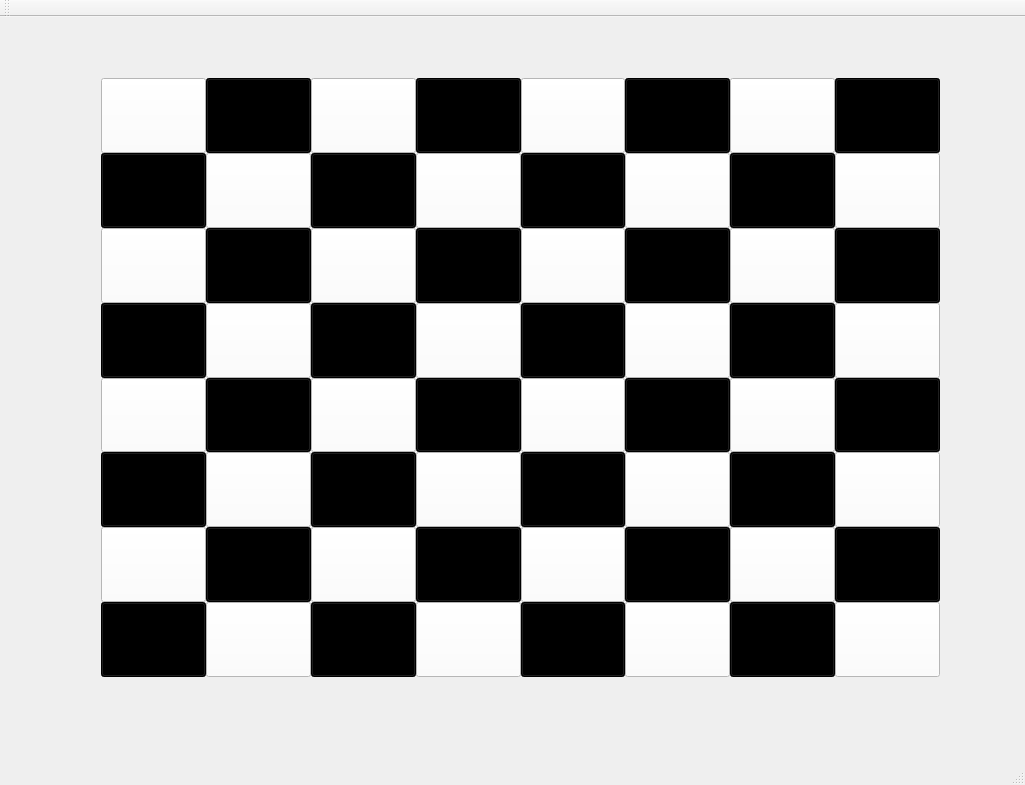
<?xml version="1.0" encoding="UTF-8"?>
<ui version="4.0">
 <class>DEMOOClass</class>
 <widget class="QMainWindow" name="DEMOOClass">
  <property name="geometry">
   <rect>
    <x>0</x>
    <y>0</y>
    <width>1025</width>
    <height>785</height>
   </rect>
  </property>
  <property name="windowTitle">
   <string>DEMOO</string>
  </property>
  <property name="styleSheet">
   <string>QPushButton{
background-color:#FFFFFF


}</string>
  </property>
  <widget class="QWidget" name="centralWidget">
   <widget class="QWidget" name="gridLayoutWidget">
    <property name="geometry">
     <rect>
      <x>90</x>
      <y>50</y>
      <width>861</width>
      <height>621</height>
     </rect>
    </property>
    <layout class="QGridLayout" name="gridLayout_2">
     <property name="spacing">
      <number>0</number>
     </property>
     <item row="6" column="13">
      <widget class="QPushButton" name="pushButton57">
       <property name="sizePolicy">
        <sizepolicy hsizetype="Minimum" vsizetype="Preferred">
         <horstretch>0</horstretch>
         <verstretch>0</verstretch>
        </sizepolicy>
       </property>
       <property name="text">
        <string/>
       </property>
      </widget>
     </item>
     <item row="1" column="11">
      <widget class="QPushButton" name="pushButton15">
       <property name="sizePolicy">
        <sizepolicy hsizetype="Minimum" vsizetype="Preferred">
         <horstretch>0</horstretch>
         <verstretch>0</verstretch>
        </sizepolicy>
       </property>
       <property name="text">
        <string/>
       </property>
      </widget>
     </item>
     <item row="4" column="11">
      <widget class="QPushButton" name="pushButton35">
       <property name="sizePolicy">
        <sizepolicy hsizetype="Minimum" vsizetype="Preferred">
         <horstretch>0</horstretch>
         <verstretch>0</verstretch>
        </sizepolicy>
       </property>
       <property name="text">
        <string/>
       </property>
      </widget>
     </item>
     <item row="8" column="10">
      <widget class="QPushButton" name="pushButton74">
       <property name="sizePolicy">
        <sizepolicy hsizetype="Minimum" vsizetype="Preferred">
         <horstretch>0</horstretch>
         <verstretch>0</verstretch>
        </sizepolicy>
       </property>
       <property name="styleSheet">
        <string notr="true">QPushButton{
background-color:#000000
}</string>
       </property>
       <property name="text">
        <string/>
       </property>
      </widget>
     </item>
     <item row="2" column="10">
      <widget class="QPushButton" name="pushButton24">
       <property name="sizePolicy">
        <sizepolicy hsizetype="Minimum" vsizetype="Preferred">
         <horstretch>0</horstretch>
         <verstretch>0</verstretch>
        </sizepolicy>
       </property>
       <property name="text">
        <string/>
       </property>
      </widget>
     </item>
     <item row="1" column="7">
      <widget class="QPushButton" name="pushButton11">
       <property name="sizePolicy">
        <sizepolicy hsizetype="Minimum" vsizetype="Preferred">
         <horstretch>0</horstretch>
         <verstretch>0</verstretch>
        </sizepolicy>
       </property>
       <property name="text">
        <string/>
       </property>
      </widget>
     </item>
     <item row="7" column="12">
      <widget class="QPushButton" name="pushButton66">
       <property name="sizePolicy">
        <sizepolicy hsizetype="Minimum" vsizetype="Preferred">
         <horstretch>0</horstretch>
         <verstretch>0</verstretch>
        </sizepolicy>
       </property>
       <property name="text">
        <string/>
       </property>
      </widget>
     </item>
     <item row="5" column="10">
      <widget class="QPushButton" name="pushButton44">
       <property name="sizePolicy">
        <sizepolicy hsizetype="Minimum" vsizetype="Preferred">
         <horstretch>0</horstretch>
         <verstretch>0</verstretch>
        </sizepolicy>
       </property>
       <property name="text">
        <string/>
       </property>
      </widget>
     </item>
     <item row="1" column="9">
      <widget class="QPushButton" name="pushButton13">
       <property name="sizePolicy">
        <sizepolicy hsizetype="Minimum" vsizetype="Preferred">
         <horstretch>0</horstretch>
         <verstretch>0</verstretch>
        </sizepolicy>
       </property>
       <property name="text">
        <string/>
       </property>
      </widget>
     </item>
     <item row="4" column="9">
      <widget class="QPushButton" name="pushButton33">
       <property name="sizePolicy">
        <sizepolicy hsizetype="Minimum" vsizetype="Preferred">
         <horstretch>0</horstretch>
         <verstretch>0</verstretch>
        </sizepolicy>
       </property>
       <property name="text">
        <string/>
       </property>
      </widget>
     </item>
     <item row="1" column="6">
      <widget class="QPushButton" name="pushButton10">
       <property name="sizePolicy">
        <sizepolicy hsizetype="Minimum" vsizetype="Preferred">
         <horstretch>0</horstretch>
         <verstretch>0</verstretch>
        </sizepolicy>
       </property>
       <property name="styleSheet">
        <string notr="true">QPushButton{
background-color:#000000
}</string>
       </property>
       <property name="text">
        <string/>
       </property>
      </widget>
     </item>
     <item row="2" column="9">
      <widget class="QPushButton" name="pushButton23">
       <property name="sizePolicy">
        <sizepolicy hsizetype="Minimum" vsizetype="Preferred">
         <horstretch>0</horstretch>
         <verstretch>0</verstretch>
        </sizepolicy>
       </property>
       <property name="styleSheet">
        <string notr="true">QPushButton{
background-color:#000000
}</string>
       </property>
       <property name="text">
        <string/>
       </property>
      </widget>
     </item>
     <item row="8" column="8">
      <widget class="QPushButton" name="pushButton72">
       <property name="sizePolicy">
        <sizepolicy hsizetype="Minimum" vsizetype="Preferred">
         <horstretch>0</horstretch>
         <verstretch>0</verstretch>
        </sizepolicy>
       </property>
       <property name="styleSheet">
        <string notr="true">QPushButton{
background-color:#000000
}</string>
       </property>
       <property name="text">
        <string/>
       </property>
      </widget>
     </item>
     <item row="5" column="9">
      <widget class="QPushButton" name="pushButton43">
       <property name="sizePolicy">
        <sizepolicy hsizetype="Minimum" vsizetype="Preferred">
         <horstretch>0</horstretch>
         <verstretch>0</verstretch>
        </sizepolicy>
       </property>
       <property name="styleSheet">
        <string notr="true">QPushButton{
background-color:#000000
}</string>
       </property>
       <property name="text">
        <string/>
       </property>
      </widget>
     </item>
     <item row="8" column="11">
      <widget class="QPushButton" name="pushButton75">
       <property name="sizePolicy">
        <sizepolicy hsizetype="Minimum" vsizetype="Preferred">
         <horstretch>0</horstretch>
         <verstretch>0</verstretch>
        </sizepolicy>
       </property>
       <property name="text">
        <string/>
       </property>
      </widget>
     </item>
     <item row="4" column="8">
      <widget class="QPushButton" name="pushButton32">
       <property name="sizePolicy">
        <sizepolicy hsizetype="Minimum" vsizetype="Preferred">
         <horstretch>0</horstretch>
         <verstretch>0</verstretch>
        </sizepolicy>
       </property>
       <property name="styleSheet">
        <string notr="true">QPushButton{
background-color:#000000
}</string>
       </property>
       <property name="text">
        <string/>
       </property>
      </widget>
     </item>
     <item row="2" column="6">
      <widget class="QPushButton" name="pushButton20">
       <property name="sizePolicy">
        <sizepolicy hsizetype="Minimum" vsizetype="Preferred">
         <horstretch>0</horstretch>
         <verstretch>0</verstretch>
        </sizepolicy>
       </property>
       <property name="text">
        <string/>
       </property>
      </widget>
     </item>
     <item row="8" column="12">
      <widget class="QPushButton" name="pushButton76">
       <property name="sizePolicy">
        <sizepolicy hsizetype="Minimum" vsizetype="Preferred">
         <horstretch>0</horstretch>
         <verstretch>0</verstretch>
        </sizepolicy>
       </property>
       <property name="styleSheet">
        <string notr="true">QPushButton{
background-color:#000000
}</string>
       </property>
       <property name="text">
        <string/>
       </property>
      </widget>
     </item>
     <item row="4" column="7">
      <widget class="QPushButton" name="pushButton31">
       <property name="sizePolicy">
        <sizepolicy hsizetype="Minimum" vsizetype="Preferred">
         <horstretch>0</horstretch>
         <verstretch>0</verstretch>
        </sizepolicy>
       </property>
       <property name="text">
        <string/>
       </property>
      </widget>
     </item>
     <item row="7" column="13">
      <widget class="QPushButton" name="pushButton67">
       <property name="sizePolicy">
        <sizepolicy hsizetype="Minimum" vsizetype="Preferred">
         <horstretch>0</horstretch>
         <verstretch>0</verstretch>
        </sizepolicy>
       </property>
       <property name="styleSheet">
        <string notr="true">QPushButton{
background-color:#000000
}</string>
       </property>
       <property name="text">
        <string/>
       </property>
      </widget>
     </item>
     <item row="0" column="10">
      <widget class="QPushButton" name="pushButton04">
       <property name="sizePolicy">
        <sizepolicy hsizetype="Minimum" vsizetype="Preferred">
         <horstretch>0</horstretch>
         <verstretch>0</verstretch>
        </sizepolicy>
       </property>
       <property name="text">
        <string/>
       </property>
      </widget>
     </item>
     <item row="2" column="7">
      <widget class="QPushButton" name="pushButton21">
       <property name="sizePolicy">
        <sizepolicy hsizetype="Minimum" vsizetype="Preferred">
         <horstretch>0</horstretch>
         <verstretch>0</verstretch>
        </sizepolicy>
       </property>
       <property name="styleSheet">
        <string notr="true">QPushButton{
background-color:#000000
}</string>
       </property>
       <property name="text">
        <string/>
       </property>
      </widget>
     </item>
     <item row="4" column="10">
      <widget class="QPushButton" name="pushButton34">
       <property name="sizePolicy">
        <sizepolicy hsizetype="Minimum" vsizetype="Preferred">
         <horstretch>0</horstretch>
         <verstretch>0</verstretch>
        </sizepolicy>
       </property>
       <property name="styleSheet">
        <string notr="true">QPushButton{
background-color:#000000
}</string>
       </property>
       <property name="text">
        <string/>
       </property>
      </widget>
     </item>
     <item row="5" column="8">
      <widget class="QPushButton" name="pushButton42">
       <property name="sizePolicy">
        <sizepolicy hsizetype="Minimum" vsizetype="Preferred">
         <horstretch>0</horstretch>
         <verstretch>0</verstretch>
        </sizepolicy>
       </property>
       <property name="text">
        <string/>
       </property>
      </widget>
     </item>
     <item row="6" column="9">
      <widget class="QPushButton" name="pushButton53">
       <property name="sizePolicy">
        <sizepolicy hsizetype="Minimum" vsizetype="Preferred">
         <horstretch>0</horstretch>
         <verstretch>0</verstretch>
        </sizepolicy>
       </property>
       <property name="text">
        <string/>
       </property>
      </widget>
     </item>
     <item row="0" column="13">
      <widget class="QPushButton" name="pushButton07">
       <property name="sizePolicy">
        <sizepolicy hsizetype="Minimum" vsizetype="Preferred">
         <horstretch>0</horstretch>
         <verstretch>0</verstretch>
        </sizepolicy>
       </property>
       <property name="styleSheet">
        <string notr="true">QPushButton{
background-color:#000000
}</string>
       </property>
       <property name="text">
        <string/>
       </property>
      </widget>
     </item>
     <item row="0" column="8">
      <widget class="QPushButton" name="pushButton02">
       <property name="sizePolicy">
        <sizepolicy hsizetype="Minimum" vsizetype="Preferred">
         <horstretch>0</horstretch>
         <verstretch>0</verstretch>
        </sizepolicy>
       </property>
       <property name="text">
        <string/>
       </property>
      </widget>
     </item>
     <item row="1" column="8">
      <widget class="QPushButton" name="pushButton12">
       <property name="sizePolicy">
        <sizepolicy hsizetype="Minimum" vsizetype="Preferred">
         <horstretch>0</horstretch>
         <verstretch>0</verstretch>
        </sizepolicy>
       </property>
       <property name="styleSheet">
        <string notr="true">QPushButton{
background-color:#000000
}</string>
       </property>
       <property name="text">
        <string/>
       </property>
      </widget>
     </item>
     <item row="7" column="6">
      <widget class="QPushButton" name="pushButton60">
       <property name="sizePolicy">
        <sizepolicy hsizetype="Minimum" vsizetype="Preferred">
         <horstretch>0</horstretch>
         <verstretch>0</verstretch>
        </sizepolicy>
       </property>
       <property name="text">
        <string/>
       </property>
      </widget>
     </item>
     <item row="8" column="9">
      <widget class="QPushButton" name="pushButton73">
       <property name="sizePolicy">
        <sizepolicy hsizetype="Minimum" vsizetype="Preferred">
         <horstretch>0</horstretch>
         <verstretch>0</verstretch>
        </sizepolicy>
       </property>
       <property name="text">
        <string/>
       </property>
      </widget>
     </item>
     <item row="6" column="6">
      <widget class="QPushButton" name="pushButton50">
       <property name="sizePolicy">
        <sizepolicy hsizetype="Minimum" vsizetype="Preferred">
         <horstretch>0</horstretch>
         <verstretch>0</verstretch>
        </sizepolicy>
       </property>
       <property name="styleSheet">
        <string notr="true">QPushButton{
background-color:#000000
}</string>
       </property>
       <property name="text">
        <string/>
       </property>
      </widget>
     </item>
     <item row="0" column="7">
      <widget class="QPushButton" name="pushButton01">
       <property name="sizePolicy">
        <sizepolicy hsizetype="Minimum" vsizetype="Preferred">
         <horstretch>0</horstretch>
         <verstretch>0</verstretch>
        </sizepolicy>
       </property>
       <property name="styleSheet">
        <string notr="true">QPushButton{
background-color:#000000
}</string>
       </property>
       <property name="text">
        <string/>
       </property>
      </widget>
     </item>
     <item row="8" column="6">
      <widget class="QPushButton" name="pushButton70">
       <property name="sizePolicy">
        <sizepolicy hsizetype="Minimum" vsizetype="Preferred">
         <horstretch>0</horstretch>
         <verstretch>0</verstretch>
        </sizepolicy>
       </property>
       <property name="styleSheet">
        <string notr="true">QPushButton{
background-color:#000000
}</string>
       </property>
       <property name="text">
        <string/>
       </property>
      </widget>
     </item>
     <item row="5" column="11">
      <widget class="QPushButton" name="pushButton45">
       <property name="sizePolicy">
        <sizepolicy hsizetype="Minimum" vsizetype="Preferred">
         <horstretch>0</horstretch>
         <verstretch>0</verstretch>
        </sizepolicy>
       </property>
       <property name="styleSheet">
        <string notr="true">QPushButton{
background-color:#000000
}</string>
       </property>
       <property name="text">
        <string/>
       </property>
      </widget>
     </item>
     <item row="0" column="11">
      <widget class="QPushButton" name="pushButton05">
       <property name="sizePolicy">
        <sizepolicy hsizetype="Minimum" vsizetype="Preferred">
         <horstretch>0</horstretch>
         <verstretch>0</verstretch>
        </sizepolicy>
       </property>
       <property name="styleSheet">
        <string notr="true">QPushButton{
background-color:#000000
}</string>
       </property>
       <property name="text">
        <string/>
       </property>
      </widget>
     </item>
     <item row="6" column="8">
      <widget class="QPushButton" name="pushButton52">
       <property name="sizePolicy">
        <sizepolicy hsizetype="Minimum" vsizetype="Preferred">
         <horstretch>0</horstretch>
         <verstretch>0</verstretch>
        </sizepolicy>
       </property>
       <property name="styleSheet">
        <string notr="true">QPushButton{
background-color:#000000
}</string>
       </property>
       <property name="text">
        <string/>
       </property>
      </widget>
     </item>
     <item row="1" column="13">
      <widget class="QPushButton" name="pushButton17">
       <property name="sizePolicy">
        <sizepolicy hsizetype="Minimum" vsizetype="Preferred">
         <horstretch>0</horstretch>
         <verstretch>0</verstretch>
        </sizepolicy>
       </property>
       <property name="text">
        <string/>
       </property>
      </widget>
     </item>
     <item row="7" column="8">
      <widget class="QPushButton" name="pushButton62">
       <property name="sizePolicy">
        <sizepolicy hsizetype="Minimum" vsizetype="Preferred">
         <horstretch>0</horstretch>
         <verstretch>0</verstretch>
        </sizepolicy>
       </property>
       <property name="text">
        <string/>
       </property>
      </widget>
     </item>
     <item row="4" column="12">
      <widget class="QPushButton" name="pushButton36">
       <property name="sizePolicy">
        <sizepolicy hsizetype="Minimum" vsizetype="Preferred">
         <horstretch>0</horstretch>
         <verstretch>0</verstretch>
        </sizepolicy>
       </property>
       <property name="styleSheet">
        <string notr="true">QPushButton{
background-color:#000000
}</string>
       </property>
       <property name="text">
        <string/>
       </property>
      </widget>
     </item>
     <item row="6" column="12">
      <widget class="QPushButton" name="pushButton56">
       <property name="sizePolicy">
        <sizepolicy hsizetype="Minimum" vsizetype="Preferred">
         <horstretch>0</horstretch>
         <verstretch>0</verstretch>
        </sizepolicy>
       </property>
       <property name="styleSheet">
        <string notr="true">QPushButton{
background-color:#000000
}</string>
       </property>
       <property name="text">
        <string/>
       </property>
      </widget>
     </item>
     <item row="5" column="7">
      <widget class="QPushButton" name="pushButton41">
       <property name="sizePolicy">
        <sizepolicy hsizetype="Minimum" vsizetype="Preferred">
         <horstretch>0</horstretch>
         <verstretch>0</verstretch>
        </sizepolicy>
       </property>
       <property name="styleSheet">
        <string notr="true">QPushButton{
background-color:#000000
}</string>
       </property>
       <property name="text">
        <string/>
       </property>
      </widget>
     </item>
     <item row="6" column="10">
      <widget class="QPushButton" name="pushButton54">
       <property name="sizePolicy">
        <sizepolicy hsizetype="Minimum" vsizetype="Preferred">
         <horstretch>0</horstretch>
         <verstretch>0</verstretch>
        </sizepolicy>
       </property>
       <property name="styleSheet">
        <string notr="true">QPushButton{
background-color:#000000
}</string>
       </property>
       <property name="text">
        <string/>
       </property>
      </widget>
     </item>
     <item row="6" column="7">
      <widget class="QPushButton" name="pushButton51">
       <property name="sizePolicy">
        <sizepolicy hsizetype="Minimum" vsizetype="Preferred">
         <horstretch>0</horstretch>
         <verstretch>0</verstretch>
        </sizepolicy>
       </property>
       <property name="text">
        <string/>
       </property>
      </widget>
     </item>
     <item row="8" column="13">
      <widget class="QPushButton" name="pushButton77">
       <property name="sizePolicy">
        <sizepolicy hsizetype="Minimum" vsizetype="Preferred">
         <horstretch>0</horstretch>
         <verstretch>0</verstretch>
        </sizepolicy>
       </property>
       <property name="text">
        <string/>
       </property>
      </widget>
     </item>
     <item row="5" column="13">
      <widget class="QPushButton" name="pushButton47">
       <property name="sizePolicy">
        <sizepolicy hsizetype="Minimum" vsizetype="Preferred">
         <horstretch>0</horstretch>
         <verstretch>0</verstretch>
        </sizepolicy>
       </property>
       <property name="styleSheet">
        <string notr="true">QPushButton{
background-color:#000000
}</string>
       </property>
       <property name="text">
        <string/>
       </property>
      </widget>
     </item>
     <item row="0" column="12">
      <widget class="QPushButton" name="pushButton06">
       <property name="sizePolicy">
        <sizepolicy hsizetype="Minimum" vsizetype="Preferred">
         <horstretch>0</horstretch>
         <verstretch>0</verstretch>
        </sizepolicy>
       </property>
       <property name="text">
        <string/>
       </property>
      </widget>
     </item>
     <item row="5" column="12">
      <widget class="QPushButton" name="pushButton46">
       <property name="sizePolicy">
        <sizepolicy hsizetype="Minimum" vsizetype="Preferred">
         <horstretch>0</horstretch>
         <verstretch>0</verstretch>
        </sizepolicy>
       </property>
       <property name="text">
        <string/>
       </property>
      </widget>
     </item>
     <item row="1" column="10">
      <widget class="QPushButton" name="pushButton14">
       <property name="sizePolicy">
        <sizepolicy hsizetype="Minimum" vsizetype="Preferred">
         <horstretch>0</horstretch>
         <verstretch>0</verstretch>
        </sizepolicy>
       </property>
       <property name="styleSheet">
        <string notr="true">QPushButton{
background-color:#000000
}</string>
       </property>
       <property name="text">
        <string/>
       </property>
      </widget>
     </item>
     <item row="0" column="6">
      <widget class="QPushButton" name="pushButton00">
       <property name="sizePolicy">
        <sizepolicy hsizetype="Minimum" vsizetype="Preferred">
         <horstretch>0</horstretch>
         <verstretch>0</verstretch>
        </sizepolicy>
       </property>
       <property name="text">
        <string/>
       </property>
      </widget>
     </item>
     <item row="8" column="7">
      <widget class="QPushButton" name="pushButton71">
       <property name="sizePolicy">
        <sizepolicy hsizetype="Minimum" vsizetype="Preferred">
         <horstretch>0</horstretch>
         <verstretch>0</verstretch>
        </sizepolicy>
       </property>
       <property name="text">
        <string/>
       </property>
      </widget>
     </item>
     <item row="7" column="10">
      <widget class="QPushButton" name="pushButton64">
       <property name="sizePolicy">
        <sizepolicy hsizetype="Minimum" vsizetype="Preferred">
         <horstretch>0</horstretch>
         <verstretch>0</verstretch>
        </sizepolicy>
       </property>
       <property name="text">
        <string/>
       </property>
      </widget>
     </item>
     <item row="4" column="6">
      <widget class="QPushButton" name="pushButton30">
       <property name="sizePolicy">
        <sizepolicy hsizetype="Minimum" vsizetype="Preferred">
         <horstretch>0</horstretch>
         <verstretch>0</verstretch>
        </sizepolicy>
       </property>
       <property name="styleSheet">
        <string notr="true">QPushButton{
background-color:#000000
}</string>
       </property>
       <property name="text">
        <string/>
       </property>
      </widget>
     </item>
     <item row="1" column="12">
      <widget class="QPushButton" name="pushButton16">
       <property name="sizePolicy">
        <sizepolicy hsizetype="Minimum" vsizetype="Preferred">
         <horstretch>0</horstretch>
         <verstretch>0</verstretch>
        </sizepolicy>
       </property>
       <property name="styleSheet">
        <string notr="true">QPushButton{
background-color:#000000
}</string>
       </property>
       <property name="text">
        <string/>
       </property>
      </widget>
     </item>
     <item row="7" column="9">
      <widget class="QPushButton" name="pushButton63">
       <property name="sizePolicy">
        <sizepolicy hsizetype="Minimum" vsizetype="Preferred">
         <horstretch>0</horstretch>
         <verstretch>0</verstretch>
        </sizepolicy>
       </property>
       <property name="styleSheet">
        <string notr="true">QPushButton{
background-color:#000000
}</string>
       </property>
       <property name="text">
        <string/>
       </property>
      </widget>
     </item>
     <item row="5" column="6">
      <widget class="QPushButton" name="pushButton40">
       <property name="sizePolicy">
        <sizepolicy hsizetype="Minimum" vsizetype="Preferred">
         <horstretch>0</horstretch>
         <verstretch>0</verstretch>
        </sizepolicy>
       </property>
       <property name="text">
        <string/>
       </property>
      </widget>
     </item>
     <item row="2" column="8">
      <widget class="QPushButton" name="pushButton22">
       <property name="sizePolicy">
        <sizepolicy hsizetype="Minimum" vsizetype="Preferred">
         <horstretch>0</horstretch>
         <verstretch>0</verstretch>
        </sizepolicy>
       </property>
       <property name="text">
        <string/>
       </property>
      </widget>
     </item>
     <item row="4" column="13">
      <widget class="QPushButton" name="pushButton37">
       <property name="sizePolicy">
        <sizepolicy hsizetype="Minimum" vsizetype="Preferred">
         <horstretch>0</horstretch>
         <verstretch>0</verstretch>
        </sizepolicy>
       </property>
       <property name="text">
        <string/>
       </property>
      </widget>
     </item>
     <item row="6" column="11">
      <widget class="QPushButton" name="pushButton55">
       <property name="sizePolicy">
        <sizepolicy hsizetype="Minimum" vsizetype="Preferred">
         <horstretch>0</horstretch>
         <verstretch>0</verstretch>
        </sizepolicy>
       </property>
       <property name="text">
        <string/>
       </property>
      </widget>
     </item>
     <item row="0" column="9">
      <widget class="QPushButton" name="pushButton03">
       <property name="sizePolicy">
        <sizepolicy hsizetype="Minimum" vsizetype="Preferred">
         <horstretch>0</horstretch>
         <verstretch>0</verstretch>
        </sizepolicy>
       </property>
       <property name="styleSheet">
        <string notr="true">QPushButton{
background-color:#000000
}</string>
       </property>
       <property name="text">
        <string/>
       </property>
      </widget>
     </item>
     <item row="2" column="11">
      <widget class="QPushButton" name="pushButton25">
       <property name="sizePolicy">
        <sizepolicy hsizetype="Minimum" vsizetype="Preferred">
         <horstretch>0</horstretch>
         <verstretch>0</verstretch>
        </sizepolicy>
       </property>
       <property name="styleSheet">
        <string notr="true">QPushButton{
background-color:#000000
}</string>
       </property>
       <property name="text">
        <string/>
       </property>
      </widget>
     </item>
     <item row="7" column="11">
      <widget class="QPushButton" name="pushButton65">
       <property name="sizePolicy">
        <sizepolicy hsizetype="Minimum" vsizetype="Preferred">
         <horstretch>0</horstretch>
         <verstretch>0</verstretch>
        </sizepolicy>
       </property>
       <property name="styleSheet">
        <string notr="true">QPushButton{
background-color:#000000
}</string>
       </property>
       <property name="text">
        <string/>
       </property>
      </widget>
     </item>
     <item row="7" column="7">
      <widget class="QPushButton" name="pushButton61">
       <property name="sizePolicy">
        <sizepolicy hsizetype="Minimum" vsizetype="Preferred">
         <horstretch>0</horstretch>
         <verstretch>0</verstretch>
        </sizepolicy>
       </property>
       <property name="styleSheet">
        <string notr="true">QPushButton{
background-color:#000000
}</string>
       </property>
       <property name="text">
        <string/>
       </property>
      </widget>
     </item>
     <item row="2" column="12">
      <widget class="QPushButton" name="pushButton26">
       <property name="sizePolicy">
        <sizepolicy hsizetype="Minimum" vsizetype="Preferred">
         <horstretch>0</horstretch>
         <verstretch>0</verstretch>
        </sizepolicy>
       </property>
       <property name="text">
        <string/>
       </property>
      </widget>
     </item>
     <item row="2" column="13">
      <widget class="QPushButton" name="pushButton27">
       <property name="sizePolicy">
        <sizepolicy hsizetype="Minimum" vsizetype="Preferred">
         <horstretch>0</horstretch>
         <verstretch>0</verstretch>
        </sizepolicy>
       </property>
       <property name="styleSheet">
        <string notr="true">QPushButton{
background-color:#000000
}</string>
       </property>
       <property name="text">
        <string/>
       </property>
      </widget>
     </item>
    </layout>
   </widget>
  </widget>
  <widget class="QMenuBar" name="menuBar">
   <property name="geometry">
    <rect>
     <x>0</x>
     <y>0</y>
     <width>1025</width>
     <height>26</height>
    </rect>
   </property>
  </widget>
  <widget class="QToolBar" name="mainToolBar">
   <attribute name="toolBarArea">
    <enum>TopToolBarArea</enum>
   </attribute>
   <attribute name="toolBarBreak">
    <bool>false</bool>
   </attribute>
  </widget>
  <widget class="QStatusBar" name="statusBar"/>
 </widget>
 <layoutdefault spacing="6" margin="11"/>
 <resources>
  <include location="DEMOO.qrc"/>
 </resources>
 <connections/>
</ui>
